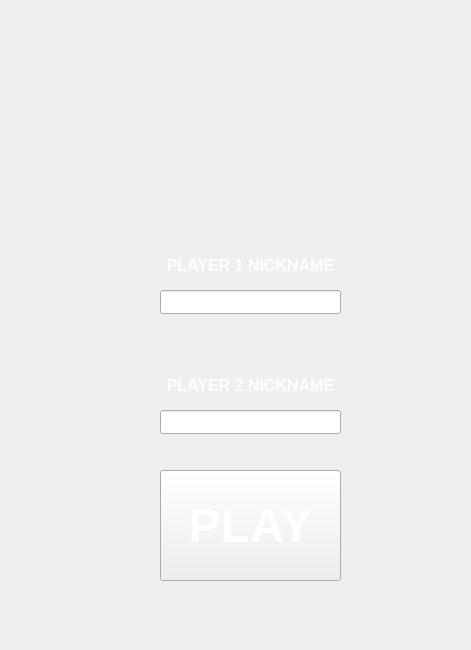
<?xml version="1.0" encoding="UTF-8"?>
<ui version="4.0">
 <class>Lobby</class>
 <widget class="QMainWindow" name="Lobby">
  <property name="geometry">
   <rect>
    <x>0</x>
    <y>0</y>
    <width>471</width>
    <height>650</height>
   </rect>
  </property>
  <property name="windowTitle">
   <string>MainWindow</string>
  </property>
  <property name="styleSheet">
   <string notr="true">background-image: url(:/bg1.png);</string>
  </property>
  <widget class="QWidget" name="centralwidget">
   <widget class="QPushButton" name="startGame">
    <property name="geometry">
     <rect>
      <x>160</x>
      <y>470</y>
      <width>181</width>
      <height>111</height>
     </rect>
    </property>
    <property name="minimumSize">
     <size>
      <width>181</width>
      <height>111</height>
     </size>
    </property>
    <property name="font">
     <font>
      <pointsize>36</pointsize>
      <bold>true</bold>
     </font>
    </property>
    <property name="styleSheet">
     <string notr="true">color: white</string>
    </property>
    <property name="text">
     <string>PLAY</string>
    </property>
   </widget>
   <widget class="QLineEdit" name="nickname1">
    <property name="geometry">
     <rect>
      <x>160</x>
      <y>290</y>
      <width>181</width>
      <height>24</height>
     </rect>
    </property>
    <property name="styleSheet">
     <string notr="true">color: white</string>
    </property>
    <property name="inputMask">
     <string/>
    </property>
    <property name="maxLength">
     <number>10</number>
    </property>
    <property name="alignment">
     <set>Qt::AlignCenter</set>
    </property>
   </widget>
   <widget class="QLineEdit" name="nickname2">
    <property name="geometry">
     <rect>
      <x>160</x>
      <y>410</y>
      <width>181</width>
      <height>24</height>
     </rect>
    </property>
    <property name="mouseTracking">
     <bool>true</bool>
    </property>
    <property name="tabletTracking">
     <bool>false</bool>
    </property>
    <property name="autoFillBackground">
     <bool>false</bool>
    </property>
    <property name="styleSheet">
     <string notr="true">color: white</string>
    </property>
    <property name="maxLength">
     <number>10</number>
    </property>
    <property name="frame">
     <bool>true</bool>
    </property>
    <property name="cursorPosition">
     <number>0</number>
    </property>
    <property name="alignment">
     <set>Qt::AlignCenter</set>
    </property>
    <property name="clearButtonEnabled">
     <bool>false</bool>
    </property>
   </widget>
   <widget class="QLabel" name="txtN1">
    <property name="geometry">
     <rect>
      <x>160</x>
      <y>250</y>
      <width>181</width>
      <height>31</height>
     </rect>
    </property>
    <property name="styleSheet">
     <string notr="true">color: white</string>
    </property>
    <property name="text">
     <string>&lt;html&gt;&lt;head/&gt;&lt;body&gt;&lt;p align=&quot;center&quot;&gt;&lt;span style=&quot; font-size:12pt; font-weight:700;&quot;&gt;PLAYER 1 NICKNAME&lt;/span&gt;&lt;/p&gt;&lt;/body&gt;&lt;/html&gt;</string>
    </property>
   </widget>
   <widget class="QLabel" name="txtN2">
    <property name="geometry">
     <rect>
      <x>160</x>
      <y>370</y>
      <width>181</width>
      <height>31</height>
     </rect>
    </property>
    <property name="styleSheet">
     <string notr="true">color: white</string>
    </property>
    <property name="text">
     <string>&lt;html&gt;&lt;head/&gt;&lt;body&gt;&lt;p align=&quot;center&quot;&gt;&lt;span style=&quot; font-size:12pt; font-weight:700;&quot;&gt;PLAYER 2 NICKNAME&lt;/span&gt;&lt;/p&gt;&lt;/body&gt;&lt;/html&gt;</string>
    </property>
   </widget>
   <widget class="QLabel" name="nicksError">
    <property name="geometry">
     <rect>
      <x>160</x>
      <y>470</y>
      <width>171</width>
      <height>20</height>
     </rect>
    </property>
    <property name="text">
     <string/>
    </property>
   </widget>
   <zorder>nickname1</zorder>
   <zorder>nickname2</zorder>
   <zorder>txtN1</zorder>
   <zorder>txtN2</zorder>
   <zorder>startGame</zorder>
   <zorder>nicksError</zorder>
  </widget>
 </widget>
 <resources/>
 <connections/>
</ui>
